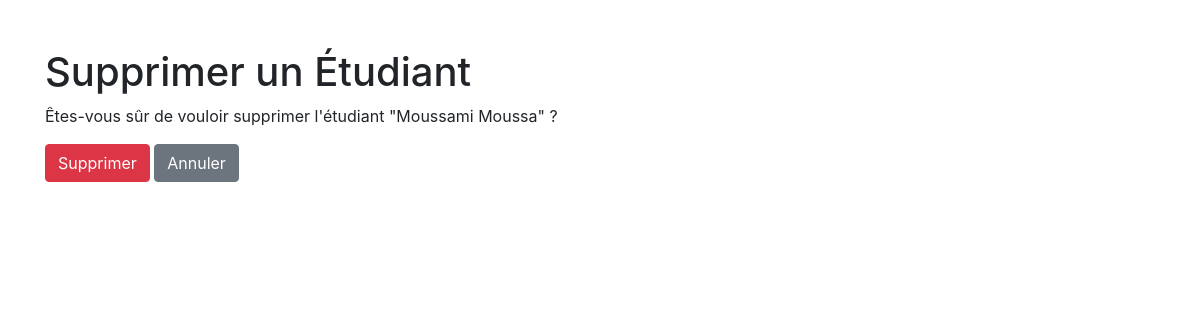
Before: /etudiants/supprimer/1/ with the older database file.
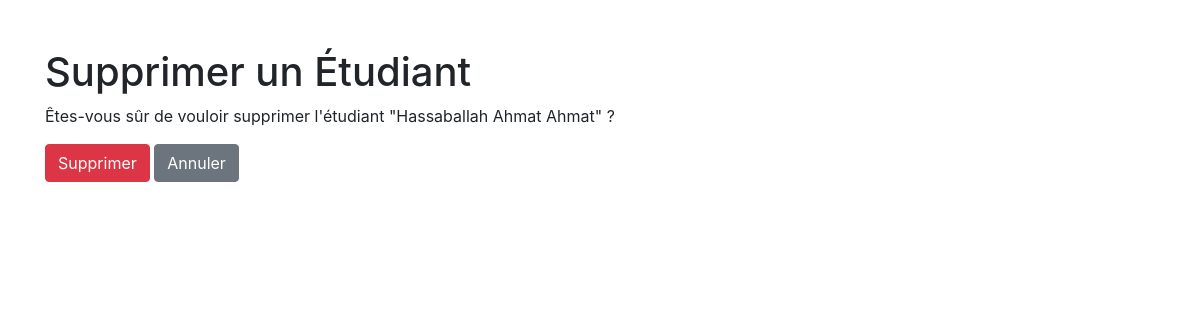
After: the same page with the newer database file.
### etudiants/models.py (models this page shows, shortened)
class Etudiant(models.Model):
    nom = models.CharField(max_length=100)
    prenom = models.CharField(max_length=100)
    email = models.EmailField()
    date_naissance = models.DateField()

### etudiants/views.py (the view)
# urls.py: path('supprimer/<int:id>/', views.supprimer_etudiant, name='supprimer_etudiant'),
def supprimer_etudiant(request, id):
    etudiant = get_object_or_404(Etudiant, id=id)
    if request.method == "POST":
        etudiant.delete()
        return redirect('liste_etudiants')
    return render(request, 'etudiants/supprimer_etudiant.html', {'etudiant': etudiant})

### etudiants/templates/etudiants/supprimer_etudiant.html (shortened to what this page needs)
<!DOCTYPE html>
<html lang="fr">
<head>
    <link href="https://stackpath.bootstrapcdn.com/bootstrap/4.5.2/css/bootstrap.min.css" rel="stylesheet">
</head>
<body>
    <div class="container">
        <h1 class="mt-5">Supprimer un Étudiant</h1>
        <p>Êtes-vous sûr de vouloir supprimer l'étudiant "{{ etudiant.prenom }} {{ etudiant.nom }}" ?</p>
        <form method="post">
            <button type="submit" class="btn btn-danger">Supprimer</button>
            <a href="{% url 'liste_etudiants' %}" class="btn btn-secondary">Annuler</a>
        </form>
    </div>
</body>
</html>

Changed rows visible on the page:
changed Etudiant: prenom "Moussami" → "Hassaballah Ahmat"; nom "Moussa" → "Ahmat"
